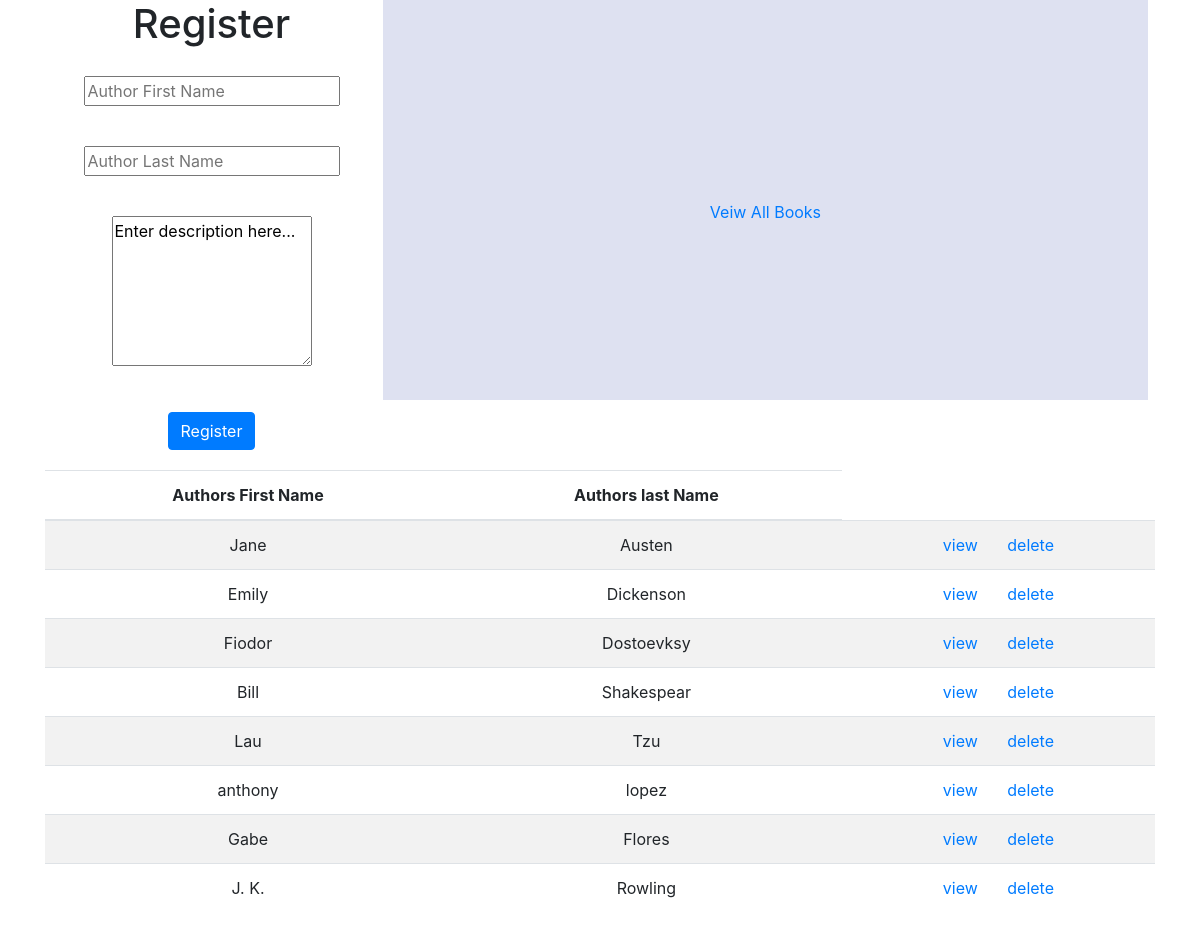
The app's page /authors with its own data.
### multi_to_multi_app/models.py (models this page shows, shortened)
class Author(models.Model):
    f_name = models.CharField(max_length=255)
    l_name = models.CharField(max_length=255)
    notes = models.TextField()
    books = models.ManyToManyField(Book, related_name="publishers")
    created_at = models.DateTimeField(auto_now_add=True)
    updated_at = models.DateTimeField(auto_now=True)

### multi_to_multi_app/views.py (the view)
# urls.py: path('authors', views.authors),
def authors(request):
    authors = Author.objects.all()
    context = {
        'all_authors' : authors
    }
    return render(request, 'authors.html', context)

### multi_to_multi_app/templates/authors.html (shortened to what this page needs)
<!DOCTYPE html>
<html lang="en" dir="ltr">
    <head>
        <link rel="stylesheet" href="https://maxcdn.bootstrapcdn.com/bootstrap/4.0.0/css/bootstrap.min.css">
    </head>
    <body>
        <div class="container">
          <div id="registraition_container">
            <h1>Register</h1>
            <form action="/add_author" method="post" id="author_registration">
                <input type="text" name="first_name" placeholder="Author First Name"><br>
                <input type="text" name="last_name" placeholder="Author Last Name"><br>
                <textarea name="author_notes" form="author_registration">Enter description here...</textarea>
                <input type="submit" class="btn btn-primary" name="" value="Register">
            </form>
          </div>
          <div id="author_container">
              <div id="author_div">
                <a id="author_link" href="/">Veiw All Books</a>
              </div>
          </div>
          <div id="table_div">
            <table class="table table-striped">
                <thead>
                  <tr>
                    <th scope="col">Authors First Name</th>
                    <th scope="col">Authors last Name</th>
                  </tr>
                </thead>
                <tbody>
                  {% for author in all_authors %}
                    <tr>
                        <td>
                          {{author.f_name}}
                        </td>
                        <td>
                          {{author.l_name}}
                        </td>
                        <td>
                          <a href="/authors/{{author.id}}">view</a>
                          <a href="/delete_author/{{author.id}}">delete</a>
                        </td>
                    </tr>
                  {% endfor %}
                </tbody>
              </table>
          </div>
        </div>
    </body>
</html>

### multi_to_multi_app/templates/authors.html (style rules this page uses)
#registraition_container { width: 30%; text-align: center; margin: 0 auto; display: inline-block; }
#author_container { width: 69%; height: 400px; display: inline-block; text-align: center; vertical-align: top; background-color: #dee1f1; }
#author_div { margin-top: 200px; }
#author_link { margin-top: 40px; }
input { margin: 20px; }
textarea { margin: 20px; width: 200px; height: 150px; }
table { text-align: center; }

### records on screen
Author: f_name "Jane", l_name "Austen"
Author: f_name "Emily", l_name "Dickenson"
Author: f_name "Fiodor", l_name "Dostoevksy"
Author: f_name "Bill", l_name "Shakespear"
Author: f_name "Lau", l_name "Tzu"
Author: f_name "anthony", l_name "lopez"
Author: f_name "Gabe", l_name "Flores"
Author: f_name "J. K.", l_name "Rowling"
